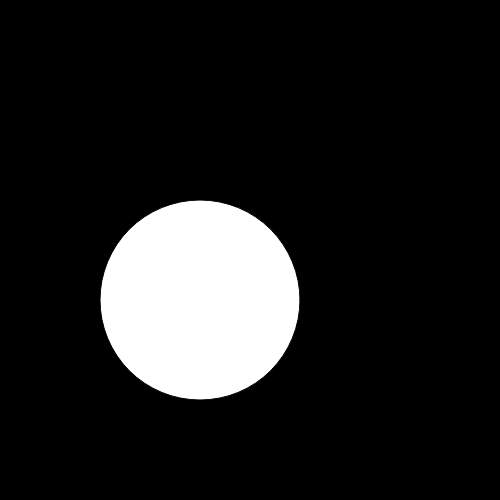
Frame 1 (no input)
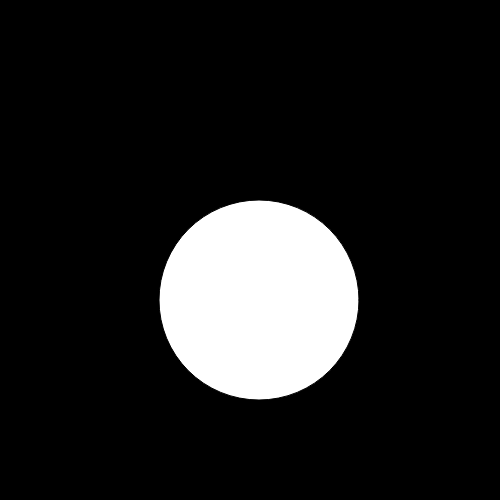
Frame 60 (no input)
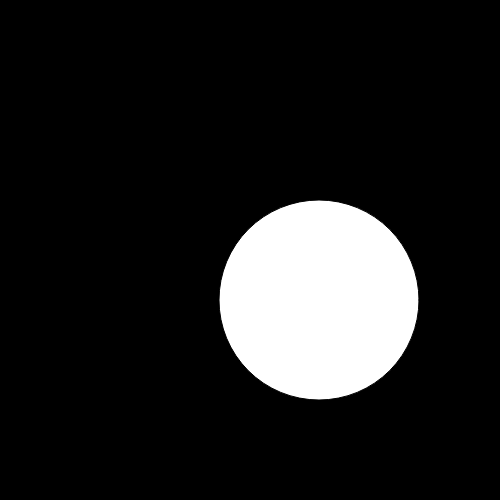
Frame 120 (the mouse pressed at the canvas centre since frame 60)

The p5.js sketch that drew these frames (run headless with seeded random() and noise() and a simulated clock; from frame 60 on, the mouse is pressed at the canvas centre):

// p5.js sketch
// ── sketch.js
// this statement "declares" that we have
// a variable called "x"
var x;

function setup() {
  createCanvas(500, 500);
  
  // "initialize" x with some value
  x = 200;
}

function draw() {
  
  background(0);
  fill(255);
  ellipse(x, 300, 200, 200);

  // this increments the value of x by 1 each frame
  x = x + 1;

  // this is an if statement --
  // it means that if the statement is true, then do
  // what's inside the braces
  if (x > width) {
    x = 0;
  }
}
